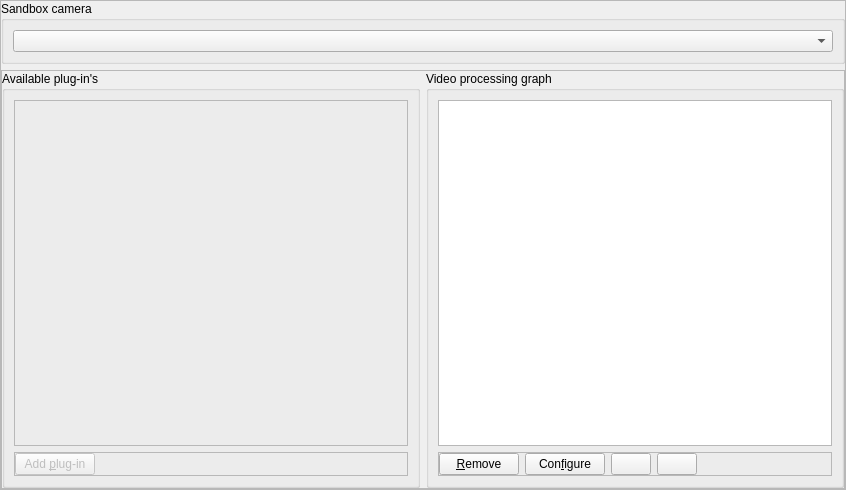
<?xml version="1.0" encoding="UTF-8"?>
<ui version="4.0">
 <class>VideoProcessingWizardPage</class>
 <widget class="QFrame" name="VideoProcessingWizardPage">
  <property name="geometry">
   <rect>
    <x>0</x>
    <y>0</y>
    <width>846</width>
    <height>490</height>
   </rect>
  </property>
  <property name="minimumSize">
   <size>
    <width>320</width>
    <height>240</height>
   </size>
  </property>
  <property name="windowTitle">
   <string>Video Processing</string>
  </property>
  <property name="frameShape">
   <enum>QFrame::StyledPanel</enum>
  </property>
  <property name="frameShadow">
   <enum>QFrame::Raised</enum>
  </property>
  <layout class="QVBoxLayout" name="verticalLayout_2">
   <property name="spacing">
    <number>6</number>
   </property>
   <property name="leftMargin">
    <number>0</number>
   </property>
   <property name="topMargin">
    <number>0</number>
   </property>
   <property name="rightMargin">
    <number>0</number>
   </property>
   <property name="bottomMargin">
    <number>0</number>
   </property>
   <item>
    <widget class="QGroupBox" name="groupBox">
     <property name="sizePolicy">
      <sizepolicy hsizetype="Preferred" vsizetype="Minimum">
       <horstretch>0</horstretch>
       <verstretch>0</verstretch>
      </sizepolicy>
     </property>
     <property name="title">
      <string>Sandbox camera</string>
     </property>
     <layout class="QVBoxLayout" name="verticalLayout_3">
      <item>
       <widget class="QComboBox" name="camerasComboBox"/>
      </item>
     </layout>
    </widget>
   </item>
   <item>
    <widget class="QFrame" name="frame">
     <property name="sizePolicy">
      <sizepolicy hsizetype="Preferred" vsizetype="Expanding">
       <horstretch>0</horstretch>
       <verstretch>0</verstretch>
      </sizepolicy>
     </property>
     <property name="frameShape">
      <enum>QFrame::StyledPanel</enum>
     </property>
     <property name="frameShadow">
      <enum>QFrame::Raised</enum>
     </property>
     <layout class="QHBoxLayout" name="horizontalLayout_2">
      <property name="spacing">
       <number>6</number>
      </property>
      <property name="leftMargin">
       <number>0</number>
      </property>
      <property name="topMargin">
       <number>0</number>
      </property>
      <property name="rightMargin">
       <number>0</number>
      </property>
      <property name="bottomMargin">
       <number>0</number>
      </property>
      <item>
       <widget class="QGroupBox" name="availablePluginsGroupBox">
        <property name="sizePolicy">
         <sizepolicy hsizetype="Preferred" vsizetype="Preferred">
          <horstretch>0</horstretch>
          <verstretch>0</verstretch>
         </sizepolicy>
        </property>
        <property name="title">
         <string>Available plug-in's</string>
        </property>
        <layout class="QVBoxLayout" name="verticalLayout_4">
         <item>
          <widget class="PluginsListFrame" name="availablePluginsListFrame">
           <property name="sizePolicy">
            <sizepolicy hsizetype="Preferred" vsizetype="Expanding">
             <horstretch>0</horstretch>
             <verstretch>0</verstretch>
            </sizepolicy>
           </property>
           <property name="frameShape">
            <enum>QFrame::StyledPanel</enum>
           </property>
           <property name="frameShadow">
            <enum>QFrame::Raised</enum>
           </property>
           <layout class="QVBoxLayout" name="verticalLayout">
            <property name="spacing">
             <number>6</number>
            </property>
            <property name="leftMargin">
             <number>0</number>
            </property>
            <property name="topMargin">
             <number>0</number>
            </property>
            <property name="rightMargin">
             <number>0</number>
            </property>
            <property name="bottomMargin">
             <number>0</number>
            </property>
           </layout>
          </widget>
         </item>
         <item>
          <widget class="QFrame" name="frame_3">
           <property name="sizePolicy">
            <sizepolicy hsizetype="Preferred" vsizetype="Minimum">
             <horstretch>0</horstretch>
             <verstretch>0</verstretch>
            </sizepolicy>
           </property>
           <property name="frameShape">
            <enum>QFrame::StyledPanel</enum>
           </property>
           <property name="frameShadow">
            <enum>QFrame::Raised</enum>
           </property>
           <layout class="QHBoxLayout" name="horizontalLayout">
            <property name="spacing">
             <number>6</number>
            </property>
            <property name="leftMargin">
             <number>0</number>
            </property>
            <property name="topMargin">
             <number>0</number>
            </property>
            <property name="rightMargin">
             <number>0</number>
            </property>
            <property name="bottomMargin">
             <number>0</number>
            </property>
            <item>
             <widget class="QPushButton" name="addPluginButton">
              <property name="enabled">
               <bool>false</bool>
              </property>
              <property name="text">
               <string>Add &amp;plug-in</string>
              </property>
             </widget>
            </item>
            <item>
             <spacer name="horizontalSpacer">
              <property name="orientation">
               <enum>Qt::Horizontal</enum>
              </property>
              <property name="sizeHint" stdset="0">
               <size>
                <width>40</width>
                <height>20</height>
               </size>
              </property>
             </spacer>
            </item>
           </layout>
          </widget>
         </item>
        </layout>
       </widget>
      </item>
      <item>
       <widget class="QGroupBox" name="groupBox_3">
        <property name="title">
         <string>Video processing graph</string>
        </property>
        <layout class="QVBoxLayout" name="verticalLayout_5">
         <item>
          <widget class="QTreeWidget" name="processinGraphTreeView">
           <property name="contextMenuPolicy">
            <enum>Qt::CustomContextMenu</enum>
           </property>
           <attribute name="headerVisible">
            <bool>false</bool>
           </attribute>
           <column>
            <property name="text">
             <string notr="true">1</string>
            </property>
           </column>
          </widget>
         </item>
         <item>
          <widget class="QFrame" name="frame_2">
           <property name="frameShape">
            <enum>QFrame::StyledPanel</enum>
           </property>
           <property name="frameShadow">
            <enum>QFrame::Raised</enum>
           </property>
           <layout class="QHBoxLayout" name="horizontalLayout_3">
            <property name="spacing">
             <number>6</number>
            </property>
            <property name="leftMargin">
             <number>0</number>
            </property>
            <property name="topMargin">
             <number>0</number>
            </property>
            <property name="rightMargin">
             <number>0</number>
            </property>
            <property name="bottomMargin">
             <number>0</number>
            </property>
            <item>
             <widget class="QPushButton" name="removeButton">
              <property name="text">
               <string>&amp;Remove</string>
              </property>
             </widget>
            </item>
            <item>
             <widget class="QPushButton" name="configureButton">
              <property name="text">
               <string>Con&amp;figure</string>
              </property>
             </widget>
            </item>
            <item>
             <widget class="QPushButton" name="moveStepUpButton">
              <property name="toolTip">
               <string>Move step up</string>
              </property>
              <property name="text">
               <string/>
              </property>
              <property name="icon">
               <iconset resource="resources.qrc">
                <normaloff>:/images/icons/up.png</normaloff>:/images/icons/up.png</iconset>
              </property>
             </widget>
            </item>
            <item>
             <widget class="QPushButton" name="moveStepDownButton">
              <property name="toolTip">
               <string>Move step down</string>
              </property>
              <property name="text">
               <string/>
              </property>
              <property name="icon">
               <iconset resource="resources.qrc">
                <normaloff>:/images/icons/down.png</normaloff>:/images/icons/down.png</iconset>
              </property>
             </widget>
            </item>
            <item>
             <spacer name="horizontalSpacer_2">
              <property name="orientation">
               <enum>Qt::Horizontal</enum>
              </property>
              <property name="sizeHint" stdset="0">
               <size>
                <width>40</width>
                <height>20</height>
               </size>
              </property>
             </spacer>
            </item>
           </layout>
          </widget>
         </item>
        </layout>
       </widget>
      </item>
     </layout>
    </widget>
   </item>
  </layout>
 </widget>
 <customwidgets>
  <customwidget>
   <class>PluginsListFrame</class>
   <extends>QFrame</extends>
   <header location="global">PluginsListFrame.hpp</header>
   <container>1</container>
  </customwidget>
 </customwidgets>
 <resources>
  <include location="resources.qrc"/>
 </resources>
 <connections/>
</ui>
